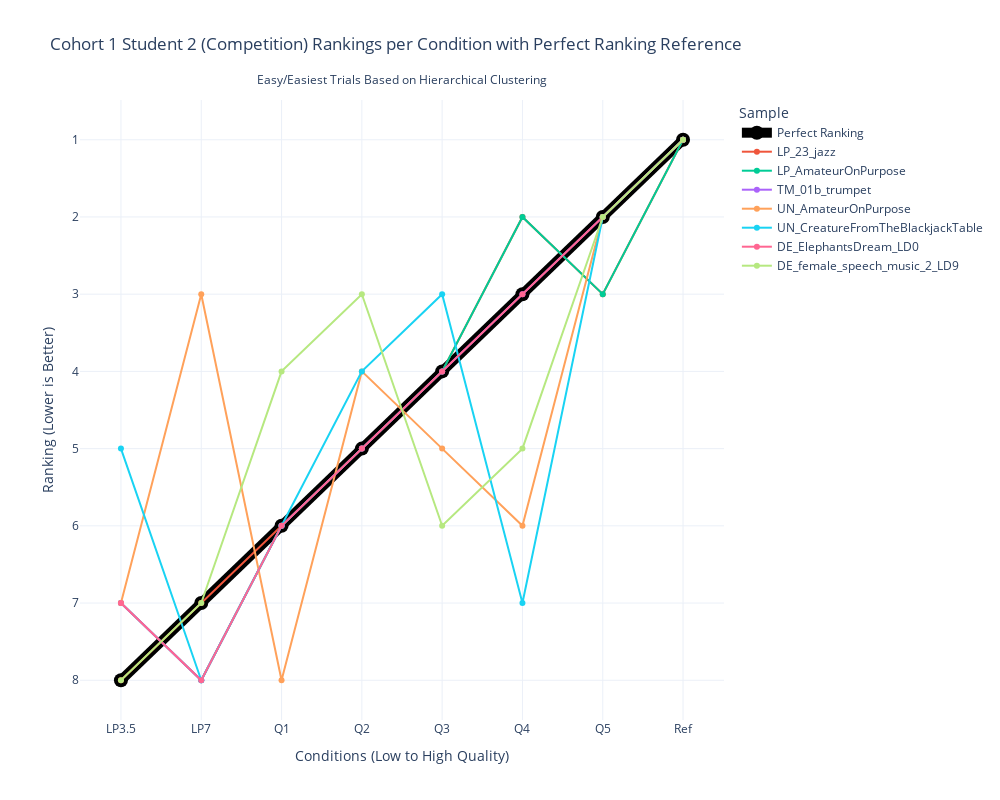

This figure's notebook cell:
### Code cell
# Spaghetti plot for Cohort 1 Student 2 rankings

# Reshape rankings data for Plotly
BSU1_2_rankings_df = pd.DataFrame(reversed_BSU1_2_rankings, columns=conditions)
BSU1_2_rankings_df['Sample'] = items[trial_indices]

# Melt dataframe for better visualization
BSU1_2_rankings_df_melted = BSU1_2_rankings_df.melt(id_vars=['Sample'], var_name='Condition', value_name='Ranking')

BSU1_2_rankings_df_melted = pd.concat([perfect_df, BSU1_2_rankings_df_melted])

# Create plot
fig = px.line(BSU1_2_rankings_df_melted, x='Condition', y='Ranking', color='Sample', markers=True,
              title="Cohort 1 Student 2 (Competition) Rankings per Condition with Perfect Ranking Reference",
              labels={"Ranking": "Ranking (Lower is Better)", "Condition": "Conditions (Low to High Quality)"},
              template="plotly_white")

# Adjust figure dimensions
fig.update_layout(width=1000, height=800)

# Invert y-axis (lower ranks at top)
fig.update_yaxes(autorange="reversed")

# Modify the "Perfect Ranking" line to be more visible
fig.update_traces(
    selector=dict(name="Perfect Ranking"),
    line=dict(width=10, color='black'),
    marker=dict(size=14, color='black')
)

# Add subtitle
fig.update_layout(
    annotations=[
        dict(
            text="Easy/Easiest Trials Based on Hierarchical Clustering",
            x=0.5,
            y=1.05,
            xref="paper",
            yref="paper",
            showarrow=False,
            font=dict(size=12)
        )
    ]
)

# Show figure
fig.show()

### Figure 1 — Plotly figure (JSON) as saved in the notebook; plotly's stock layout.template omitted (floating-point values rounded to 4 significant figures)
{"data": [{"hovertemplate": "Sample=Perfect Ranking<br>Conditions (Low to High Quality)=%{x}<br>Ranking (Lower is Better)=%{y}<extra></extra>", "legendgroup": "Perfect Ranking", "line": {"color": "black", "dash": "solid", "width": 10}, "marker": {"color": "black", "size": 14, "symbol": "circle"}, "mode": "lines+markers", "name": "Perfect Ranking", "orientation": "v", "showlegend": true, "type": "scatter", "x": ["LP3.5", "LP7", "Q1", "Q2", "Q3", "Q4", "Q5", "Ref"], "xaxis": "x", "y": [8, 7, 6, 5, 4, 3, 2, 1], "yaxis": "y"}, {"hovertemplate": "Sample=LP_23_jazz<br>Conditions (Low to High Quality)=%{x}<br>Ranking (Lower is Better)=%{y}<extra></extra>", "legendgroup": "LP_23_jazz", "line": {"color": "#EF553B", "dash": "solid"}, "marker": {"symbol": "circle"}, "mode": "lines+markers", "name": "LP_23_jazz", "orientation": "v", "showlegend": true, "type": "scatter", "x": ["LP3.5", "LP7", "Q1", "Q2", "Q3", "Q4", "Q5", "Ref"], "xaxis": "x", "y": [8, 7, 6, 5, 4, 2, 3, 1], "yaxis": "y"}, {"hovertemplate": "Sample=LP_AmateurOnPurpose<br>Conditions (Low to High Quality)=%{x}<br>Ranking (Lower is Better)=%{y}<extra></extra>", "legendgroup": "LP_AmateurOnPurpose", "line": {"color": "#00cc96", "dash": "solid"}, "marker": {"symbol": "circle"}, "mode": "lines+markers", "name": "LP_AmateurOnPurpose", "orientation": "v", "showlegend": true, "type": "scatter", "x": ["LP3.5", "LP7", "Q1", "Q2", "Q3", "Q4", "Q5", "Ref"], "xaxis": "x", "y": [7, 8, 6, 5, 4, 2, 3, 1], "yaxis": "y"}, {"hovertemplate": "Sample=TM_01b_trumpet<br>Conditions (Low to High Quality)=%{x}<br>Ranking (Lower is Better)=%{y}<extra></extra>", "legendgroup": "TM_01b_trumpet", "line": {"color": "#ab63fa", "dash": "solid"}, "marker": {"symbol": "circle"}, "mode": "lines+markers", "name": "TM_01b_trumpet", "orientation": "v", "showlegend": true, "type": "scatter", "x": ["LP3.5", "LP7", "Q1", "Q2", "Q3", "Q4", "Q5", "Ref"], "xaxis": "x", "y": [7, 8, 6, 5, 4, 3, 2, 1], "yaxis": "y"}, {"hovertemplate": "Sample=UN_AmateurOnPurpose<br>Conditions (Low to High Quality)=%{x}<br>Ranking (Lower is Better)=%{y}<extra></extra>", "legendgroup": "UN_AmateurOnPurpose", "line": {"color": "#FFA15A", "dash": "solid"}, "marker": {"symbol": "circle"}, "mode": "lines+markers", "name": "UN_AmateurOnPurpose", "orientation": "v", "showlegend": true, "type": "scatter", "x": ["LP3.5", "LP7", "Q1", "Q2", "Q3", "Q4", "Q5", "Ref"], "xaxis": "x", "y": [7, 3, 8, 4, 5, 6, 2, 1], "yaxis": "y"}, {"hovertemplate": "Sample=UN_CreatureFromTheBlackjackTable<br>Conditions (Low to High Quality)=%{x}<br>Ranking (Lower is Better)=%{y}<extra></extra>", "legendgroup": "UN_CreatureFromTheBlackjackTable", "line": {"color": "#19d3f3", "dash": "solid"}, "marker": {"symbol": "circle"}, "mode": "lines+markers", "name": "UN_CreatureFromTheBlackjackTable", "orientation": "v", "showlegend": true, "type": "scatter", "x": ["LP3.5", "LP7", "Q1", "Q2", "Q3", "Q4", "Q5", "Ref"], "xaxis": "x", "y": [5, 8, 6, 4, 3, 7, 2, 1], "yaxis": "y"}, {"hovertemplate": "Sample=DE_ElephantsDream_LD0<br>Conditions (Low to High Quality)=%{x}<br>Ranking (Lower is Better)=%{y}<extra></extra>", "legendgroup": "DE_ElephantsDream_LD0", "line": {"color": "#FF6692", "dash": "solid"}, "marker": {"symbol": "circle"}, "mode": "lines+markers", "name": "DE_ElephantsDream_LD0", "orientation": "v", "showlegend": true, "type": "scatter", "x": ["LP3.5", "LP7", "Q1", "Q2", "Q3", "Q4", "Q5", "Ref"], "xaxis": "x", "y": [7, 8, 6, 5, 4, 3, 2, 1], "yaxis": "y"}, {"hovertemplate": "Sample=DE_female_speech_music_2_LD9<br>Conditions (Low to High Quality)=%{x}<br>Ranking (Lower is Better)=%{y}<extra></extra>", "legendgroup": "DE_female_speech_music_2_LD9", "line": {"color": "#B6E880", "dash": "solid"}, "marker": {"symbol": "circle"}, "mode": "lines+markers", "name": "DE_female_speech_music_2_LD9", "orientation": "v", "showlegend": true, "type": "scatter", "x": ["LP3.5", "LP7", "Q1", "Q2", "Q3", "Q4", "Q5", "Ref"], "xaxis": "x", "y": [8, 7, 4, 3, 6, 5, 2, 1], "yaxis": "y"}], "layout": {"annotations": [{"font": {"size": 12}, "showarrow": false, "text": "Easy/Easiest Trials Based on Hierarchical Clustering", "x": 0.5, "xref": "paper", "y": 1.05, "yref": "paper"}], "height": 800, "legend": {"title": {"text": "Sample"}, "tracegroupgap": 0}, "title": {"text": "Cohort 1 Student 2 (Competition) Rankings per Condition with Perfect Ranking Reference"}, "width": 1000, "xaxis": {"anchor": "y", "domain": [0, 1], "title": {"text": "Conditions (Low to High Quality)"}}, "yaxis": {"anchor": "x", "autorange": "reversed", "domain": [0, 1], "title": {"text": "Ranking (Lower is Better)"}}}}
